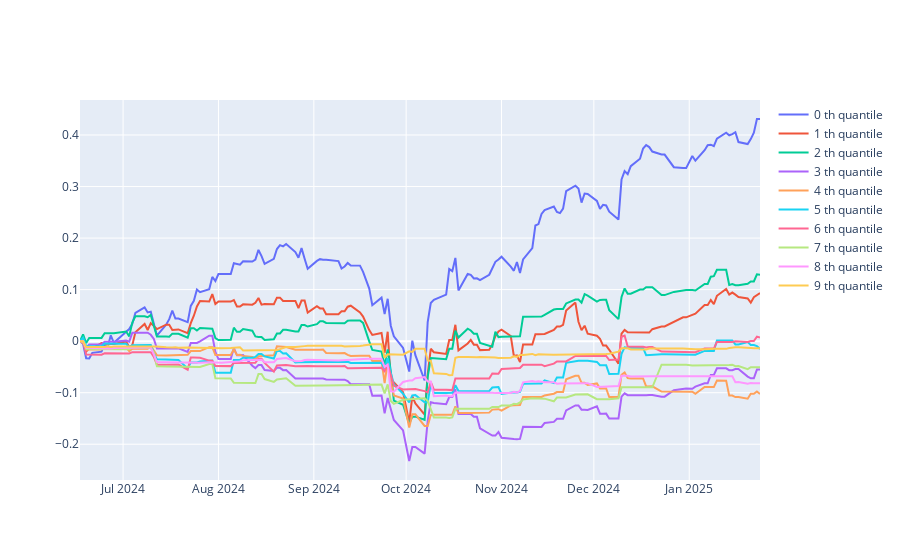

Source (notebook cell):
### Code cell
# momentum: ln(open_/close_.shift(1)) 如果要更保守，就li_.shift(1)
time_ = "2024-06-15"; end_ = '2025-01-24'
open_ = open[time_:end_]
close_ = close[time_:end_]
ln_ = np.log(open_/close_.shift(1)) # index: 使用的時間
pct_calculating_profit = close_/open_-1 # index: 當天收益
holdings = intraday_shifted_input_signal_pct_output_plot(ln_.shift(0), pct_calculating_profit.shift(0), quantile=10, type_='cumsum')

### Figure 1 — Plotly figure (JSON) as saved in the notebook; plotly's stock layout.template omitted (floating-point values rounded to 4 significant figures; data arrays with more than 128 entries replaced by an {"elided": "..."} marker saying what was removed)
{"data": [{"mode": "lines", "name": "0 th quantile", "type": "scatter", "x": {"elided": "152 str values"}, "y": {"elided": "152 float values"}, "yaxis": "y"}, {"mode": "lines", "name": "1 th quantile", "type": "scatter", "x": {"elided": "152 str values"}, "y": {"elided": "152 float values"}, "yaxis": "y"}, {"mode": "lines", "name": "2 th quantile", "type": "scatter", "x": {"elided": "152 str values"}, "y": {"elided": "152 float values"}, "yaxis": "y"}, {"mode": "lines", "name": "3 th quantile", "type": "scatter", "x": {"elided": "152 str values"}, "y": {"elided": "152 float values"}, "yaxis": "y"}, {"mode": "lines", "name": "4 th quantile", "type": "scatter", "x": {"elided": "152 str values"}, "y": {"elided": "152 float values"}, "yaxis": "y"}, {"mode": "lines", "name": "5 th quantile", "type": "scatter", "x": {"elided": "152 str values"}, "y": {"elided": "152 float values"}, "yaxis": "y"}, {"mode": "lines", "name": "6 th quantile", "type": "scatter", "x": {"elided": "152 str values"}, "y": {"elided": "152 float values"}, "yaxis": "y"}, {"mode": "lines", "name": "7 th quantile", "type": "scatter", "x": {"elided": "152 str values"}, "y": {"elided": "152 float values"}, "yaxis": "y"}, {"mode": "lines", "name": "8 th quantile", "type": "scatter", "x": {"elided": "152 str values"}, "y": {"elided": "152 float values"}, "yaxis": "y"}, {"mode": "lines", "name": "9 th quantile", "type": "scatter", "x": {"elided": "152 str values"}, "y": {"elided": "152 float values"}, "yaxis": "y"}], "layout": {}}
